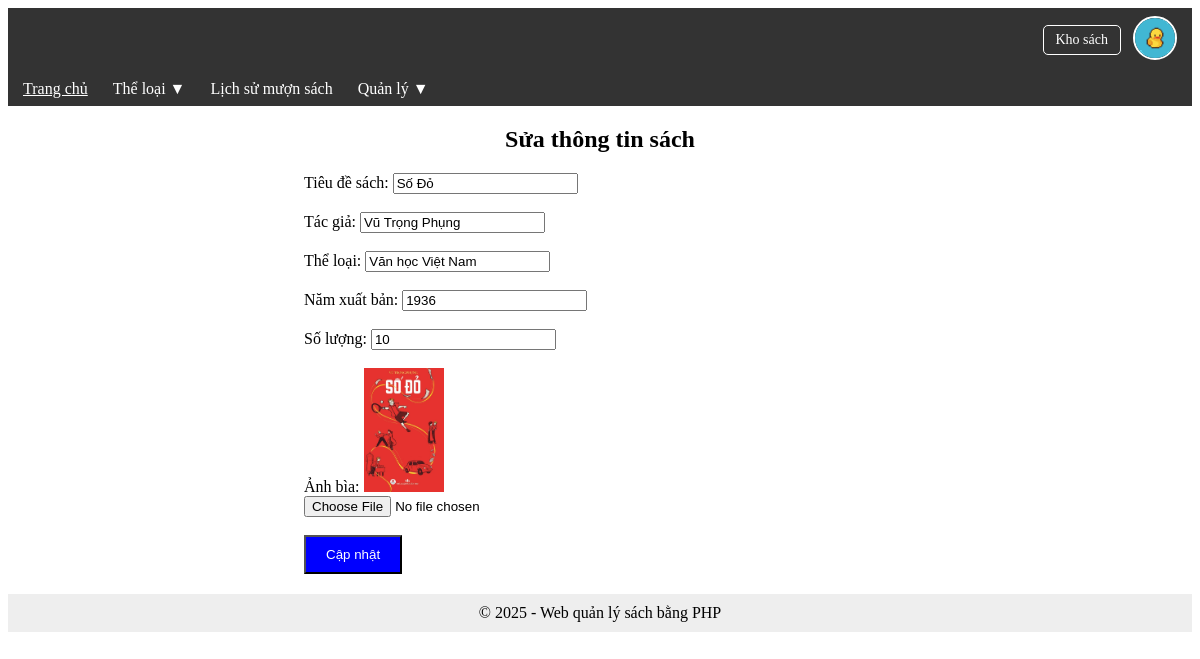
The app's page /views/books/edit.php?id=2 (signed in) with its own data.
### tables this page shows
CREATE TABLE IF NOT EXISTS `books` (
  `id` int NOT NULL AUTO_INCREMENT,
  `title` varchar(255) NOT NULL,
  `author` varchar(255) DEFAULT NULL,
  `publish_year` int DEFAULT NULL,

  `image` varchar(255) DEFAULT NULL,
  `created_at` timestamp NULL DEFAULT CURRENT_TIMESTAMP,
  `category` varchar(100) NOT NULL,
  `quantity` int NOT NULL DEFAULT '10',
  PRIMARY KEY (`id`)
);

### models/Book.php (called while the page is built, shortened)
<?php
require_once __DIR__ . "/../config/database.php";
class Book {
    private $conn;
    public function __construct() {
        $db = new Database();
        $this->conn = $db->connect();
    }
    public function getById($id) {
    $sql = "SELECT * FROM books WHERE id = :id";
    $stmt = $this->conn->prepare($sql);
    $stmt->bindParam(":id", $id);
    $stmt->execute();
    return $stmt;
    }
}

### config/database.php (called while the page is built, shortened)
<?php
class Database {
    private $host = "localhost";
    private $db_name = "bookdb";
    private $username = "root";
    private $password = "";
    public function connect() {
        $this->conn = null;
        try {
            $this->conn = new PDO("mysql:host=$this->host;dbname=$this->db_name;charset=utf8",
                                  $this->username,
                                  $this->password);
            $this->conn->setAttribute(PDO::ATTR_ERRMODE, PDO::ERRMODE_EXCEPTION);
        } catch (PDOException $e) {
            echo "Kết nối thất bại: " . $e->getMessage();
        }
        return $this->conn;
    }
}

### views/books/edit.php (the view, shortened to what this page needs)
<?php
include "../../includes/header.php";
include "../../includes/navbar.php";
require_once "../../models/Book.php";
$bookModel = new Book();
$id = $_GET['id'] ?? null;
$stmt = $bookModel->getById($id);
$book = $stmt->fetch(PDO::FETCH_ASSOC);
?>
<h2 style="text-align:center; margin-top:20px;">Sửa thông tin sách</h2>
<div style="width:50%; margin:0 auto;">
<form action="../../controllers/BookController.php?action=update&id=<?= $id ?>" method="POST" enctype="multipart/form-data">
    <label>Tiêu đề sách:</label>
    <input type="text" name="title" required class="input" value="<?= htmlspecialchars($book['title']) ?>"><br><br>
    <label>Tác giả:</label>
    <input type="text" name="author" class="input" value="<?= htmlspecialchars($book['author']) ?>"><br><br>
    <label>Thể loại:</label>
    <input type="text" name="category" class="input" value="<?= htmlspecialchars($book['category']) ?>"><br><br>
    <label>Năm xuất bản:</label>
    <input type="number" name="publish_year" class="input" value="<?= $book['publish_year'] ?>"><br><br>
    <label>Số lượng:</label>
    <input type="number" name="quantity" class="input" value="<?= isset($book['quantity']) ? $book['quantity'] : 0 ?>" min="0"><br><br>
    <label>Ảnh bìa:</label>
    <?php if(!empty($book['image'])): ?>
        <img src="../../assets/uploads/<?= $book['image'] ?>" width="80"><br>
    <?php endif; ?>
    <input type="file" name="image"><br><br>
    <button type="submit" style="padding:10px 20px; background:blue; color:white;">Cập nhật</button>
</form>
</div>
<?php include "../../includes/footer.php"; ?>

### records on screen
books: title "Số Đỏ", author "Vũ Trọng Phụng", category "Văn học Việt Nam", publish_year "1936", quantity "10", image (picture)
